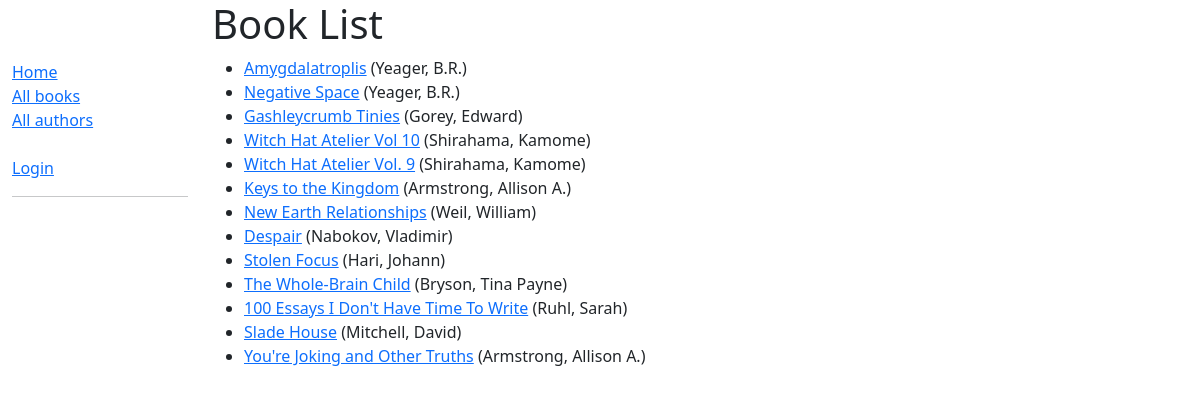
Before: /catalog/books/ with the older database file.
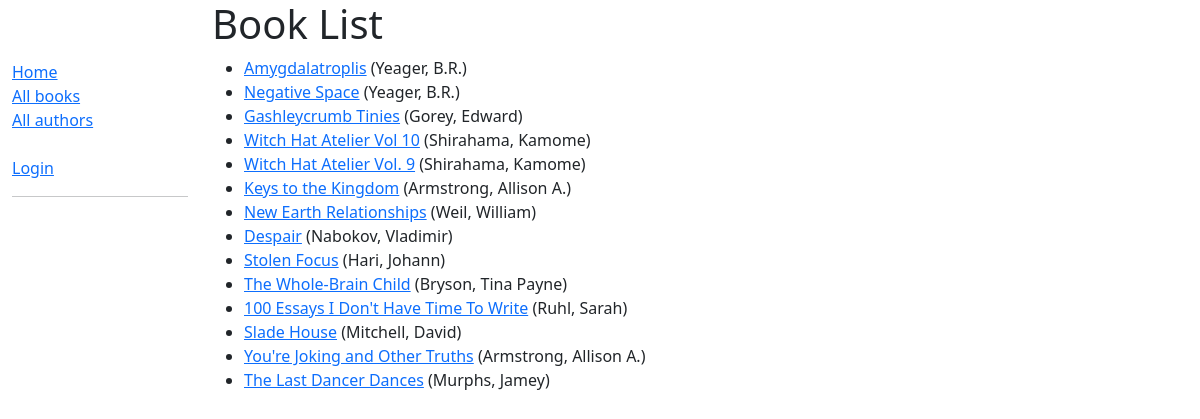
After: the same page with the newer database file.
### catalog/models.py (models this page shows, shortened)
class Book(models.Model):
    title = models.CharField(max_length=200)
    volume = models.IntegerField(null=True, blank=True)
    author = models.ForeignKey('Author', on_delete=models.RESTRICT, null=True)
    summary = models.TextField(
        max_length=1000, help_text="Enter a brief description of the book")
    ibsn = models.CharField('IBSN', max_length=13,
                            unique=True, help_text='13 Characters <a '
                                                   'href="https://www.isbn-international.org/content/what-isbn'
                                                   '">ISBN number</a>')
    genre = models.ManyToManyField(Genre, help_text="Select a genre for this book")
    language = models.ForeignKey(
        'Language', on_delete=models.SET_NULL, null=True)
    def get_absolute_url(self):
        return reverse('book-detail', args=[str(self.id)])
    def display_genre(self):
        """Create a string for the Genre. This is required to display genre in Admin."""
        return ', '.join(genre.name for genre in self.genre.all()[:3])
    display_genre.short_description = 'Genre'

class Author(models.Model):
    first_name = models.CharField(max_length=100)
    last_name = models.CharField(max_length=100)
    date_of_birth = models.DateField("born", null=True, blank=True)
    date_of_death = models.DateField('died', null=True, blank=True)
    nationality = models.CharField(max_length=200, blank=True)
    class Meta:
        ordering = ['last_name', 'first_name']
    def __str__(self):
        return f'{self.last_name}, {self.first_name}'

### catalog/views.py (the view)
# urls.py: path('books/', views.BookListView.as_view(), name='books'),
class BookListView(generic.ListView):
    model = Book
    paginate_by = 20

### catalog/templates/catalog/book_list.html
{% extends "base_generic.html" %}
{% block content %}
  <h1>Book List</h1>
  {% if book_list %}
    <ul>
      {% for book in book_list %}
      <li>
        <a href="{{ book.get_absolute_url }}">{{ book.title }}</a>
        ({{book.author}})
      </li>
      {% endfor %}
    </ul>
  {% else %}
    <p>There are no books in the library.</p>
  {% endif %}
{% endblock %}

Changed rows visible on the page:
added Book: title "The Last Dancer Dances", author "Murphs, Jamey"
